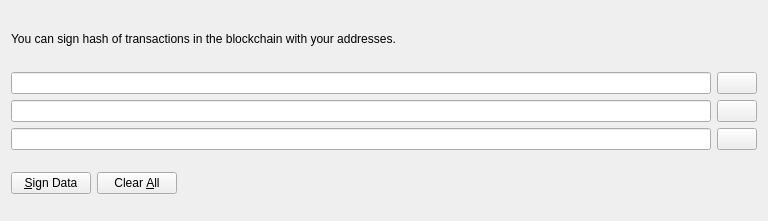
<?xml version="1.0" encoding="UTF-8"?>
<ui version="4.0">
 <class>SecondAuthDialog</class>
 <widget class="QWidget" name="SecondAuthDialog">
  <property name="windowModality">
   <enum>Qt::ApplicationModal</enum>
  </property>
  <property name="geometry">
   <rect>
    <x>0</x>
    <y>0</y>
    <width>768</width>
    <height>221</height>
   </rect>
  </property>
  <property name="windowTitle">
   <string>Second Authentification</string>
  </property>
  <layout class="QVBoxLayout" name="verticalLayout">
   <item>
    <widget class="QLabel" name="infoLabel">
     <property name="text">
      <string>You can sign hash of transactions in the blockchain with your addresses.</string>
     </property>
     <property name="textFormat">
      <enum>Qt::PlainText</enum>
     </property>
     <property name="wordWrap">
      <bool>true</bool>
     </property>
    </widget>
   </item>
   <item>
    <layout class="QHBoxLayout" name="horizontalLayout">
     <item>
      <widget class="QValidatedLineEdit" name="addressIn">
       <property name="toolTip">
        <string>The address for authentification (e.g. YZo1Aa6xuKCQ7JV7MOrGDoxdIYwV5zgQJN)</string>
       </property>
       <property name="maxLength">
        <number>34</number>
       </property>
      </widget>
     </item>
     <item>
      <widget class="QPushButton" name="addressBookButton">
       <property name="toolTip">
        <string>Choose an address from the address book</string>
       </property>
       <property name="text">
        <string/>
       </property>
       <property name="icon">
        <iconset resource="../bitcoin.qrc">
         <normaloff>:/icons/address-book</normaloff>:/icons/address-book</iconset>
       </property>
       <property name="shortcut">
        <string>Alt+A</string>
       </property>
       <property name="autoDefault">
        <bool>false</bool>
       </property>
      </widget>
     </item>
    </layout>
   </item>
   <item>
    <layout class="QHBoxLayout" name="horizontalLayout_2">
     <item>
      <widget class="QLineEdit" name="messageIn">
       <property name="maxLength">
        <number>64</number>
       </property>
      </widget>
     </item>
     <item>
      <widget class="QPushButton" name="pasteButton">
       <property name="toolTip">
        <string>Paste hash from clipboard</string>
       </property>
       <property name="text">
        <string/>
       </property>
       <property name="icon">
        <iconset resource="../bitcoin.qrc">
         <normaloff>:/icons/editpaste</normaloff>:/icons/editpaste</iconset>
       </property>
       <property name="shortcut">
        <string>Alt+P</string>
       </property>
       <property name="autoDefault">
        <bool>false</bool>
       </property>
      </widget>
     </item>
    </layout>
   </item>
   <item>
    <layout class="QHBoxLayout" name="horizontalLayout_3">
     <property name="spacing">
      <number>6</number>
     </property>
     <item>
      <widget class="QLineEdit" name="signatureOut">
       <property name="font">
        <font>
         <italic>true</italic>
        </font>
       </property>
       <property name="readOnly">
        <bool>true</bool>
       </property>
      </widget>
     </item>
     <item>
      <widget class="QPushButton" name="copySignatureButton">
       <property name="toolTip">
        <string>Copy the current signature to the system clipboard</string>
       </property>
       <property name="text">
        <string/>
       </property>
       <property name="icon">
        <iconset resource="../bitcoin.qrc">
         <normaloff>:/icons/editcopy</normaloff>:/icons/editcopy</iconset>
       </property>
       <property name="shortcut">
        <string>Alt+C</string>
       </property>
       <property name="autoDefault">
        <bool>false</bool>
       </property>
      </widget>
     </item>
    </layout>
   </item>
   <item>
    <layout class="QHBoxLayout" name="horizontalLayout_4">
     <item>
      <widget class="QPushButton" name="signMessageButton">
       <property name="toolTip">
        <string>Sign the hash</string>
       </property>
       <property name="text">
        <string>&amp;Sign Data</string>
       </property>
       <property name="icon">
        <iconset resource="../bitcoin.qrc">
         <normaloff>:/icons/edit</normaloff>:/icons/edit</iconset>
       </property>
       <property name="autoDefault">
        <bool>false</bool>
       </property>
      </widget>
     </item>
     <item>
      <widget class="QPushButton" name="clearButton">
       <property name="toolTip">
        <string>Reset all sign message fields</string>
       </property>
       <property name="text">
        <string>Clear &amp;All</string>
       </property>
       <property name="icon">
        <iconset resource="../bitcoin.qrc">
         <normaloff>:/icons/remove</normaloff>:/icons/remove</iconset>
       </property>
       <property name="autoDefault">
        <bool>false</bool>
       </property>
      </widget>
     </item>
     <item>
      <spacer name="horizontalSpacer">
       <property name="orientation">
        <enum>Qt::Horizontal</enum>
       </property>
       <property name="sizeHint" stdset="0">
        <size>
         <width>10</width>
         <height>48</height>
        </size>
       </property>
      </spacer>
     </item>
     <item>
      <widget class="QLabel" name="statusLabel">
       <property name="font">
        <font>
         <weight>75</weight>
         <bold>true</bold>
        </font>
       </property>
       <property name="text">
        <string/>
       </property>
       <property name="wordWrap">
        <bool>true</bool>
       </property>
      </widget>
     </item>
     <item>
      <spacer name="horizontalSpacer_2">
       <property name="orientation">
        <enum>Qt::Horizontal</enum>
       </property>
       <property name="sizeHint" stdset="0">
        <size>
         <width>40</width>
         <height>48</height>
        </size>
       </property>
      </spacer>
     </item>
    </layout>
   </item>
  </layout>
 </widget>
 <customwidgets>
  <customwidget>
   <class>QValidatedLineEdit</class>
   <extends>QLineEdit</extends>
   <header>qvalidatedlineedit.h</header>
  </customwidget>
 </customwidgets>
 <resources>
  <include location="../bitcoin.qrc"/>
 </resources>
 <connections/>
</ui>
